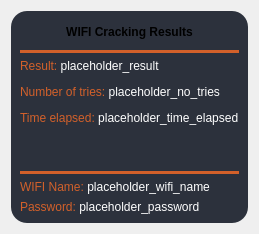
               <widget class="QWidget" name="wifi_cracking_results">
                <layout class="QVBoxLayout" name="verticalLayout_17">
                 <item>
                  <widget class="QFrame" name="frame_21">
                   <property name="styleSheet">
                    <string notr="true">background-color: rgb(44, 49, 60);
border-radius: 16px</string>
                   </property>
                   <property name="frameShape">
                    <enum>QFrame::StyledPanel</enum>
                   </property>
                   <property name="frameShadow">
                    <enum>QFrame::Raised</enum>
                   </property>
                   <layout class="QVBoxLayout" name="verticalLayout_37">
                    <item>
                     <widget class="QLabel" name="label_14">
                      <property name="sizePolicy">
                       <sizepolicy hsizetype="Minimum" vsizetype="Minimum">
                        <horstretch>0</horstretch>
                        <verstretch>0</verstretch>
                       </sizepolicy>
                      </property>
                      <property name="minimumSize">
                       <size>
                        <width>33</width>
                        <height>24</height>
                       </size>
                      </property>
                      <property name="maximumSize">
                       <size>
                        <width>400</width>
                        <height>33</height>
                       </size>
                      </property>
                      <property name="styleSheet">
                       <string notr="true">background-color: rgb(44, 49, 60);</string>
                      </property>
                      <property name="text">
                       <string>&lt;html&gt;&lt;head/&gt;&lt;body&gt;&lt;p align=&quot;center&quot;&gt;&lt;span style=&quot; font-weight:600;&quot;&gt;WIFI Cracking Results&lt;/span&gt;&lt;/p&gt;&lt;/body&gt;&lt;/html&gt;</string>
                      </property>
                     </widget>
                    </item>
                    <item>
                     <widget class="Line" name="line_7">
                      <property name="styleSheet">
                       <string notr="true">
background-color: rgb(210, 96, 42);</string>
                      </property>
                      <property name="orientation">
                       <enum>Qt::Horizontal</enum>
                      </property>
                     </widget>
                    </item>
                    <item>
                     <widget class="QLabel" name="section_1">
                      <property name="text">
                       <string>&lt;html&gt;&lt;head/&gt;&lt;body&gt;&lt;p&gt;&lt;span style=&quot; color:#d2602a;&quot;&gt;Result: &lt;/span&gt;&lt;span style=&quot; color:#ffffff;&quot;&gt;placeholder_result&lt;/span&gt;&lt;/p&gt;&lt;p&gt;&lt;span style=&quot; color:#d2602a;&quot;&gt;Number of tries: &lt;/span&gt;&lt;span style=&quot; color:#ffffff;&quot;&gt;placeholder_no_tries&lt;/span&gt;&lt;/p&gt;&lt;p&gt;&lt;span style=&quot; color:#d2602a;&quot;&gt;Time elapsed: &lt;/span&gt;&lt;span style=&quot; color:#ffffff;&quot;&gt;placeholder_time_elapsed&lt;/span&gt;&lt;/p&gt;&lt;p&gt;&lt;br/&gt;&lt;/p&gt;&lt;/body&gt;&lt;/html&gt;</string>
                      </property>
                     </widget>
                    </item>
                    <item>
                     <widget class="Line" name="line_5">
                      <property name="styleSheet">
                       <string notr="true">background-color: rgb(210, 96, 42);</string>
                      </property>
                      <property name="orientation">
                       <enum>Qt::Horizontal</enum>
                      </property>
                     </widget>
                    </item>
                    <item>
                     <widget class="QLabel" name="section_2">
                      <property name="text">
                       <string>&lt;html&gt;&lt;head/&gt;&lt;body&gt;&lt;p&gt;&lt;img src=&quot;:/Icons/Icons/wifi.svg&quot;/&gt;&lt;span style=&quot; color:#d2602a;&quot;&gt;WIFI Name: &lt;/span&gt;&lt;span style=&quot; color:#ffffff;&quot;&gt;placeholder_wifi_name&lt;/span&gt;&lt;/p&gt;&lt;/body&gt;&lt;/html&gt;</string>
                      </property>
                     </widget>
                    </item>
                    <item>
                     <widget class="QLabel" name="section_3">
                      <property name="text">
                       <string>&lt;html&gt;&lt;head/&gt;&lt;body&gt;&lt;p&gt;&lt;img src=&quot;:/Icons/Icons/key.svg&quot;/&gt;&lt;span style=&quot; color:#d2602a;&quot;&gt;Password: &lt;/span&gt;&lt;span style=&quot; color:#ffffff;&quot;&gt;placeholder_password&lt;/span&gt;&lt;/p&gt;&lt;/body&gt;&lt;/html&gt;</string>
                      </property>
                     </widget>
                    </item>
                   </layout>
                  </widget>
                 </item>
                </layout>
               </widget>
